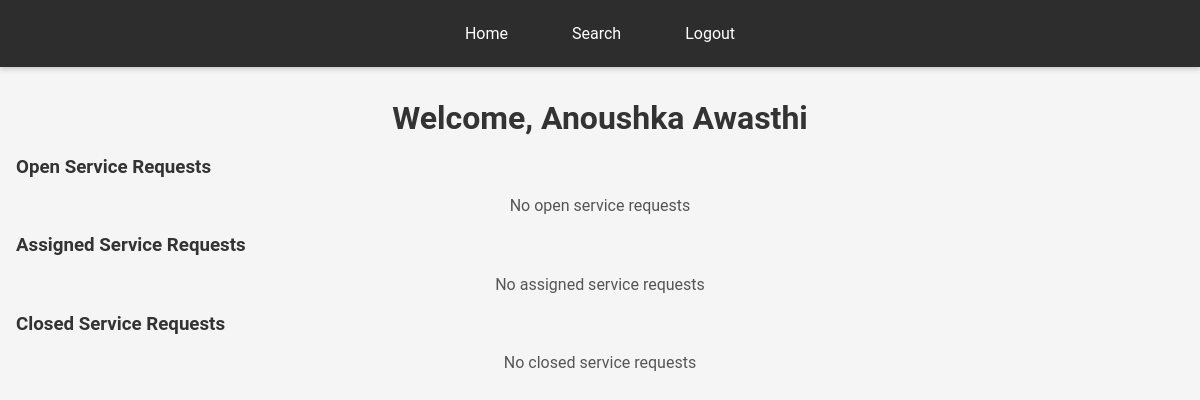
Before: /professional_dashboard/6 with the older database file.
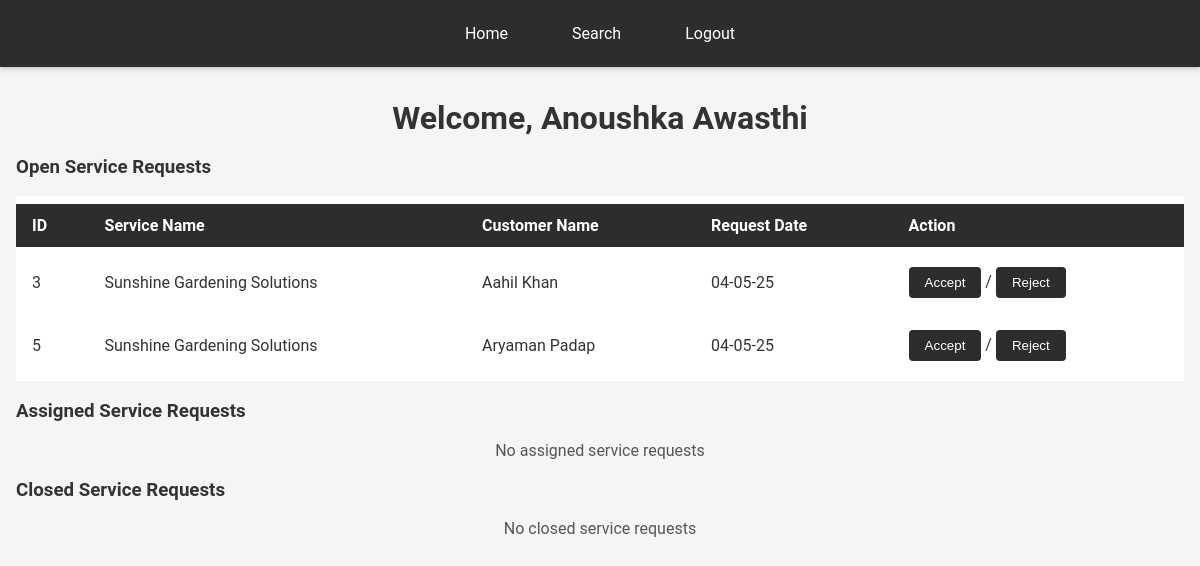
After: the same page with the newer database file.
### application/models.py (models this page shows)
class User(db.Model):
    __tablename__ = 'Users'
    id = db.Column(db.Integer, primary_key=True, autoincrement=True)
    email = db.Column(db.String, nullable=False, unique=True)
    password = db.Column(db.String, nullable=False)
    name = db.Column(db.String, nullable=False)
    role = db.Column(db.String, nullable=False)
    service_id = db.Column(db.Integer, db.ForeignKey('Services.id' , ondelete = 'CASCADE'), nullable=True)
    service_name = db.Column(db.String, nullable = True)
    service_category = db.Column(db.String, nullable = True)
    experience = db.Column(db.Integer, nullable=True)
    approval_status = db.Column(db.String, nullable=True)
    description = db.Column(db.String, nullable=True)
    contact = db.Column(db.Integer, nullable=True)
    address = db.Column(db.String, nullable=True)
    pincode = db.Column(db.Integer, nullable=True)
    __table_args__ = (
    db.CheckConstraint("role IN ('admin', 'customer', 'professional')"),
    )

class ServiceRequest(db.Model):
    __tablename__ = 'Services_requests'
    id = db.Column(db.Integer, primary_key=True, autoincrement=True)
    service_id = db.Column(db.Integer, db.ForeignKey('Services.id', ondelete = 'CASCADE'), nullable=False)
    customer_id = db.Column(db.Integer, db.ForeignKey('Users.id' , ondelete = 'CASCADE'), nullable=True)
    professional_id = db.Column(db.Integer, db.ForeignKey('Users.id' , ondelete = 'CASCADE'), nullable=True)
    professional_name = db.Column(db.String, nullable=True)
    date_of_request = db.Column(db.String, nullable=True)
    date_of_completion = db.Column(db.String, nullable=True)
    status = db.Column(db.String, default='requested')
    remarks = db.Column(db.String, nullable=True)
    rating = db.Column(db.Integer, nullable=True)
    __table_args__ = (
    db.CheckConstraint("status IN ('requested', 'assigned', 'closed')"),
    )

### app.py (the view)
@app.route("/professional_dashboard/<int:id>", methods=["GET", "POST"])
def professional_dashboard(id):
    user = User.query.filter_by(id=id).first()
    if user is None or user.role != "professional":
        return redirect("/login")
    open_service_requests = ServiceRequest.query.filter_by(status="requested").filter_by(professional_id=id).all()
    for request in open_service_requests:
        request.customer_name = User.query.filter_by(id=request.customer_id).first().name
        request.service_name = Service.query.filter_by(id=request.service_id).first().name
    assigned_service_requests = ServiceRequest.query.filter_by(status="assigned").filter_by(professional_id=id).all()
    for request in assigned_service_requests:
        request.customer_name = User.query.filter_by(id=request.customer_id).first().name
        request.service_name = Service.query.filter_by(id=request.service_id).first().name
    closed_service_requests = ServiceRequest.query.filter_by(status="closed").filter_by(professional_id=id).all()
    for request in closed_service_requests:
        request.customer_name = User.query.filter_by(id=request.customer_id).first().name
        request.service_name = Service.query.filter_by(id=request.service_id).first().name
    return render_template("professional_dashboard.html", user=user, open_service_requests=open_service_requests , assigned_service_requests=assigned_service_requests , closed_service_requests=closed_service_requests)

### templates/professional_dashboard.html (shortened to what this page needs)
<!DOCTYPE html>
<html lang="en">
<head>
    <link rel="stylesheet" href="/static/styles.css">
</head>
<body>
    <nav>
        <a href="/professional_dashboard/{{user.id}}">Home</a>
        <a href="/professional_dashboard/search/{{user.id}}">Search</a>
        <a href="/login">Logout</a>
    </nav>
    <div class="container">
    {% if user.approval_status == "waiting" %}
        <h1>Please wait for approval</h1>
    {% elif user.approval_status == "rejected" %}
        <h1>Sorry, your profile has been rejected</h1>
    {% else %}
        <h1>Welcome, {{user.name}}</h1>
        <h3>Open Service Requests</h3>
        {% if open_service_requests %}
        <table>
            <thead>
                <tr>
                    <th>ID</th>
                    <th>Service Name</th>
                    <th>Customer Name</th>
                    <th>Request Date</th>
                    <th>Action</th>
                </tr>
            </thead>
            <tbody>
                {% for request in open_service_requests %}
                <tr>
                    <td>{{ request.id }}</td>
                    <td>{{ request.service_name }}</td>
                    <td>{{ request.customer_name }}</td>
                    <td>{{ request.date_of_request }}</td>
                    <td>
                        <button onclick="
                            fetch('/api/service_request/accept/{{ request.id }}' , {
                                method: 'PUT'
                            }).then(() => window.location.reload())
                        ">Accept</button> /
                        <button onclick="
                            fetch('/api/service_request/reject/{{ request.id }}' , {
                                method: 'PUT'
                            }).then(() => window.location.reload())
                        ">Reject</button>
                    </td>
                </tr>
                {% endfor %}
            </tbody>
        </table>
        {% else %}
        <p>No open service requests</p>
        {% endif %}
        <h3>Assigned Service Requests</h3>
        {% if assigned_service_requests %}
        <table>
            <thead>
                <tr>
                    <th>ID</th>
                    <th>Service Name</th>
                    <th>Customer Name</th>
                    <th>Request Date</th>
                    <th>Action</th>
                </tr>
            </thead>
            <tbody>
                {% for request in assigned_service_requests %}
                <tr>
                    <td>{{ request.id }}</td>
                    <td>{{ request.service_name }}</td>
                    <td>{{ request.customer_name }}</td>
                    <td>{{ request.date_of_request }}</td>
                    <td>
                        <button onclick="
                            fetch('/api/service_request/close/{{ request.id }}' , {
                                method: 'PUT'
                            }).then(() => window.location.reload())
                        ">Close</button>
                    </td>
                </tr>
                {% endfor %}
            </tbody>
        </table>
        {% else %}
        <p>No assigned service requests</p>
        {% endif %}
        <h3>Closed Service Requests</h3>
        {% if closed_service_requests %}
        <table>
            <thead>
                <tr>
                    <th>ID</th>
                    <th>Service Name</th>
                    <th>Customer Name</th>
                    <th>Request Date</th>
                    <th>Completion Date</th>
                    <th>Rating</th>
                </tr>
            </thead>
            <tbody>
                {% for request in closed_service_requests %}
                <tr>
                    <td>{{ request.id }}</td>
                    <td>{{ request.service_name }}</td>
                    <td>{{ request.customer_name }}</td>
                    <td>{{ request.date_of_request }}</td>
                    <td>{{ request.date_of_completion }}</td>
                    <td>{{ request.rating }}</td>
                </tr>
                {% endfor %}
            </tbody>
        </table>
        {% else %}
        <p>No closed service requests</p>
        {% endif %}
    {% endif %}
</div>
</body>
</html>

### static/styles.css (style rules this page uses)
body { font-family: 'Roboto', sans-serif; margin: 0; padding: 0; background: #f5f5f5; color: #333; }
nav { display: flex; justify-content: center; align-items: center; background-color: #2d2d2d; padding: 1rem; box-shadow: 0 2px 5px rgba(0,0,0,0.2); }
nav a { color: #fff; text-decoration: none; margin: 0 1rem; padding: 0.5rem 1rem; transition: background-color 0.3s ease; }
a { color: #fff; background-color: #2d2d2d; text-decoration: none; padding: 0.5rem 1rem; border-radius: 4px; display: inline-block; transition: background-color 0.3s ease, color 0.3s ease; }
.container { max-width: 1200px; margin: 2rem auto; padding: 0 1rem; }
h1, h2 { text-align: center; margin-bottom: 1rem; }
table { width: 100%; background: #fff; border-collapse: separate; border-spacing: 0 0.5rem; }
table th, table td { padding: 0.75rem 1rem; text-align: left; }
table th { background-color: #2d2d2d; color: #fff; }
button, input[type="submit"], input[type="button"] { background-color: #2d2d2d; color: #fff; border: none; padding: 0.5rem 1rem; border-radius: 4px; cursor: pointer; transition: background-color 0.3s ease; }
p { text-align: center; margin: 1rem 0; color: #555; }

Changed rows visible on the page:
added ServiceRequest: id "3", service_name "Sunshine Gardening Solutions", customer_name "Aahil Khan", date_of_request "04-05-25"
added ServiceRequest: id "5", service_name "Sunshine Gardening Solutions", customer_name "Aryaman Padap", date_of_request "04-05-25"
Other visible differences:
text no longer shown: "No open service requests"
text now shown: "ID Service Name Customer Name Request Date Action"
